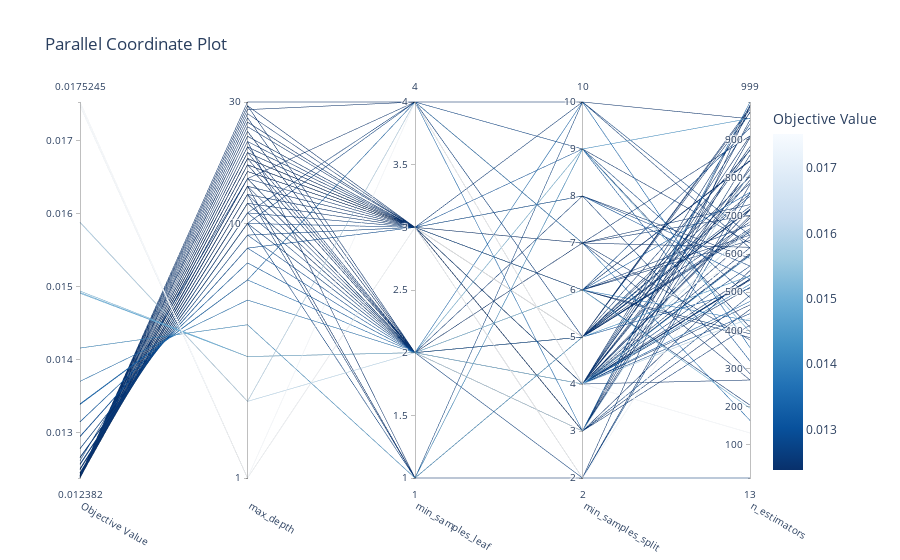

Here is the notebook cell this chart was saved with:
### Code cell
optuna.visualization.plot_parallel_coordinate(study)
#optuna.visualization.plot_edf([study1, study2])
